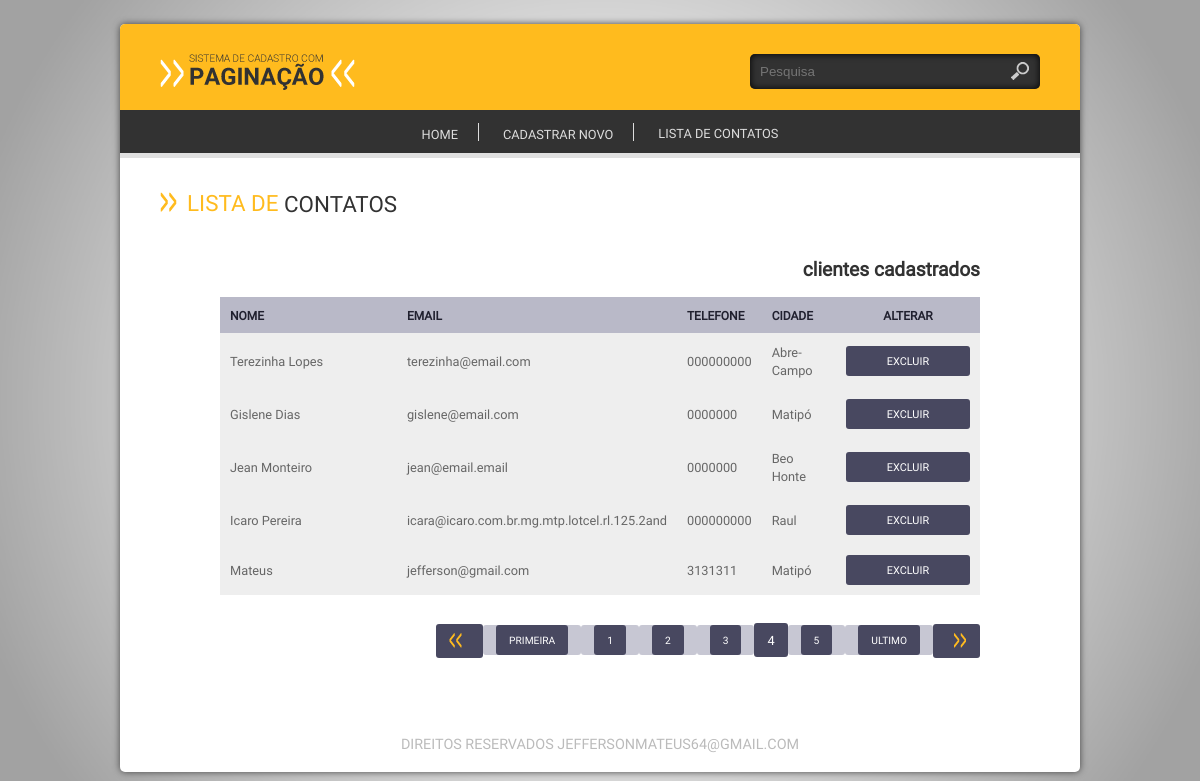
Before: /index.php?link=5&pg=3 with the older database file.
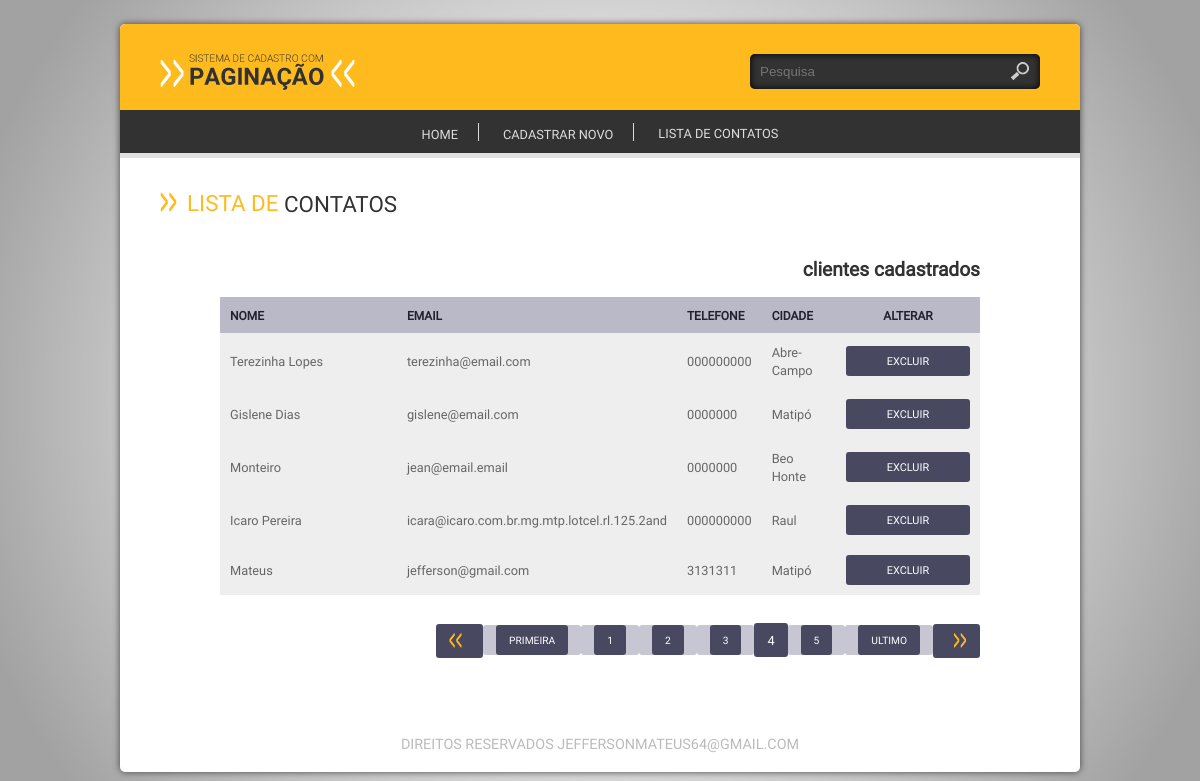
After: the same page with the newer database file.
### tables this page shows
CREATE TABLE `cliente` (
  `id_cliente` int(11) NOT NULL,
  `cliente` varchar(2000) NOT NULL,
  `endereco` varchar(150) DEFAULT NULL,
  `bairro` varchar(100) DEFAULT NULL,
  `cidade` varchar(100) DEFAULT NULL,
  `cep` varchar(10) NOT NULL,
  `fone` varchar(15) NOT NULL,
  `email` varchar(150) NOT NULL,
  `cpf` varchar(11) NOT NULL
);

### config/crud.php (called while the page is built, shortened)
<?php
function openConection() {
    $conection = @mysqli_connect(HOST, USER, PASSWORD, DATABASE) or die(mysqli_connect_error());
    mysqli_set_charset($conection, CHARSET);
    return $conection;
}
function runsql($sql) {
    $conection = openConection();
    $qry = @mysqli_query($conection, $sql) or die(mysqli_erro($conection));
    return $qry;
}
function queryData($tabela, $condicao = NULL, $campos = "*") {
    $sql = "SELECT {$campos} FROM {$tabela} {$condicao}";
    $qry = runsql($sql);
    if (!mysqli_num_rows($qry)) {
        return FALSE;
    } else {
        while ($linha = @mysqli_fetch_array($qry)) {
            $dados[] = $linha;
        }
        return $dados;
    }
}
function selecionar($comandosql) {
    $sql = $comandosql;
    $qry = runsql($sql);
    if (!mysqli_num_rows($qry)) {
        return false;
    } else {
        while ($linha = @mysqli_fetch_array($qry)) {
            $dados[] = $linha;
        }
        return $dados;
    }
}
function allrows($sql){
    $qry = runsql($sql);
    return mysqli_num_rows($qry);
}

### lst/lst_excluir.php (the view, shortened to what this page needs)
<?php
$clientes = queryData("cliente");
$pg = isset($_GET['pg']) ? $_GET['pg'] : 0;
$pesq = isset($_POST['pesq']) ? $_POST['pesq'] : NULL;
$campo = isset($_POST['campo']) ? $_POST['campo'] : NULL;
if ($pesq) {
    $sql = "SELECT * FROM `cliente` WHERE `$campo` like%$pesq%";
} else {
    $sql = "SELECT * FROM `cliente`";
}
$clientes = queryData("cliente");
$cliente = selecionar($sql);
$total = allrows($sql);
$lpp = 5;
$paginas = ceil($total / $lpp - 1);
$total_paginas = ceil($total / $lpp);
$inicio = $pg * $lpp;
?>
<div class="base-home">
    <h1 class="titulo"><span class="cor">Lista de</span> contatos</h1>
    <div class="base-lista">
        <span class="qtde"><b><?php echo $pesq ?></b> clientes cadastrados</span>
        <div class="tabela">
            <table width="100%" border="0" cellspacing="0" cellpadding="0">
                <thead>
                    <tr>
                        <th width="25%" align="left">Nome</th>
                        <th width="25%" align="left">Email</th>
                        <th width="10%" align="left">Telefone</th>
                        <th width="10%" align="left">Cidade</th>
                        <th width="20%" colspan="2" align="center">Alterar</th>
                    </tr>
                </thead>
                <?php
                if ($clientes) {
                    $clientes = selecionar($sql . " LIMIT $inicio, $lpp");
                    foreach ($clientes as $cliente) {
                        ?>
                        <tbody>
                            <tr class="cor1">
                                <td><?php echo $cliente["cliente"] ?></td>
                                <td><?php echo $cliente["email"] ?></td>
                                <td><?php echo $cliente["fone"] ?></td>
                                <td><?php echo $cliente["cidade"] ?></td>
                                <td align="center">
                                    <a href="<?php echo 'index.php?link=2&acao=Excluir&id=' . $cliente['id_cliente'] ?>" class="btn">Excluir</a>
                                </td>
                                <?php
                            }
                        } else {
                            echo "Nenhum valor encontrado! Isso pode acontecer por que a conexão com o banco de dados falhou"
                            . " ou simplesmente por que não existe nenhum dado cadastrado !";
                        }
                        ?>
                    </tr>
            </table>
        </div>
        <ul class="paginacao">
            <?php echo paginacao("index.php?link=5", $paginas, $total_paginas, $pg);    ?>
        </ul>
    </div>
</div>

Changed rows visible on the page:
changed cliente "jean@email.email": cliente "Jean Monteiro" → "Monteiro"
